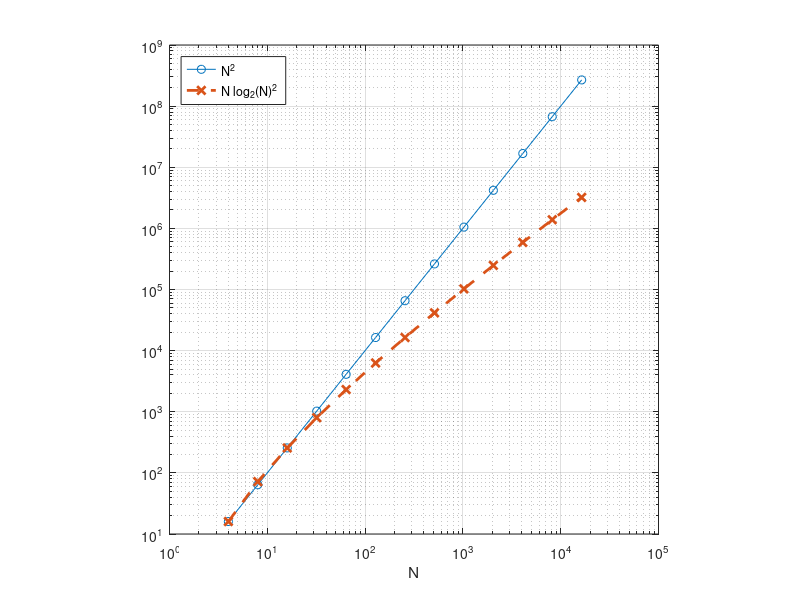

This figure's MATLAB source:
%% N^2 vs N log2(N)^2

k = 2:14;
N = 2.^k;

figure(1)
loglog(N,N.^2,'o-',N,N.*log2(N).^2,'x--','LineWidth',2)
xlabel('N');
grid on
axis square
legend({'N^2','N log_2(N)^2'},'Location','northwest');
